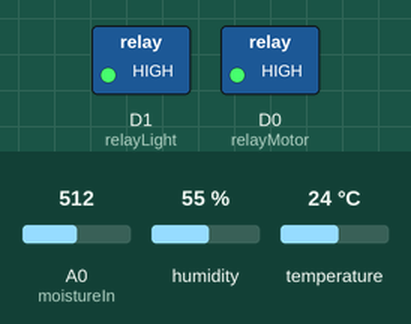
A sketch run on a simulated ESP8266 (NodeMCU). On the bench: switched loads named in the sketch (green lamp = pin HIGH). Dashed ring = blinking. The inputs (shaded band) are chosen by the test bench; at power-on: A0 (moistureIn) = 512, humidity 55 %, temperature 24 °C. What the sketch prints to the serial monitor is not drawn.

Above: at 0.2 s.
Timing chart, 0 to 3.0 s (numbered marks = the images above):
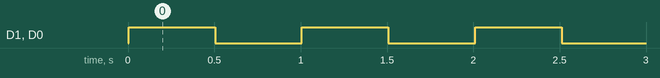

Measured:
- by itself, D1 (relayLight), D0 (relayMotor): alternates HIGH for 0.50 s and LOW for 0.50 s

The sketch:

8_Farm.ino
```cpp
#include <DHT.h>

int DHTPIN = D3;
#define DHTTYPE   DHT22


DHT dht(DHTPIN, DHTTYPE);

int relayMotor = D0;
int relayLight = D1;

int dhtIn = D3;
float dhtTemp;
float dhtHumidity;

int moistureIn = A0;
int moistureValue;

void setup() {
  dht.begin();

  Serial.begin(9600);

  pinMode(relayMotor, OUTPUT);
  pinMode(relayLight, OUTPUT);

  pinMode(moistureIn, INPUT);
}

void loop() {

  moistureValue = analogRead(moistureIn);

  dhtHumidity = dht.readHumidity();
  dhtTemp = dht.readTemperature();

  Serial.println((String)"Moisture Value: " + moistureValue  + " ,DHT Temp:  " + dhtTemp + " ,DHT Humidity:  " + dhtHumidity);

  digitalWrite(relayMotor, HIGH);
  digitalWrite(relayLight, HIGH);
  delay(500);


  digitalWrite(relayMotor, LOW);
  digitalWrite(relayLight, LOW);
  delay(500);

}
```
